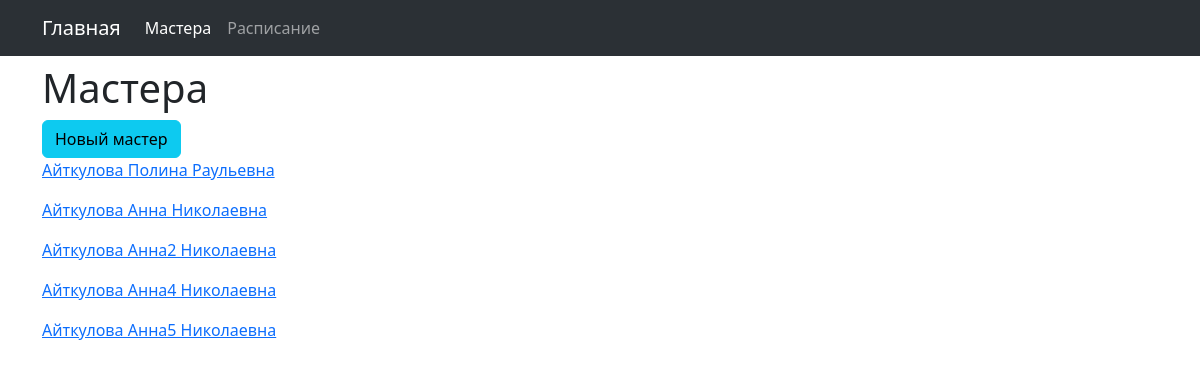
/employee/, run on the app's committed database.
### data/employee.py (models this page shows)
class Employee(SqlAlchemyBase):
    __tablename__ = 'employee'
    id = sqlalchemy.Column(sqlalchemy.Integer, primary_key=True, autoincrement=True)
    name = sqlalchemy.Column(sqlalchemy.String(20))
    surname = sqlalchemy.Column(sqlalchemy.String(30))
    middle_name = sqlalchemy.Column(sqlalchemy.String(30))
    def __str__(self):
        return f"{self.surname} {self.name} {self.middle_name}"

### employee/blueprint.py (the view)
@employee.route('/')
def index():
    db_sess = db_session.create_session()
    employees = db_sess.query(Employee).all()
    return render_template('employee/index.html', obj=employees)

### data/db_session.py (called while the page is built)
def create_session() -> Session:
    global __factory
    return __factory()

### employee/templates/employee/index.html (shortened to what this page needs)
{% extends "base.html" %}
{% block content_title %}
<h1>Мастера</h1>
{% endblock %}
{% block content %}
<div class="col-md-6">
    <a class="btn btn-info" href="{{url_for('employee.create')}}">Новый мастер</a>
        {% for item in obj %}
            <div class="form-group">
                <p>
                   <a href="#">{{item}}</a>
                </p>
            </div>
        {% endfor %}
</div>
{% endblock %}

### templates/base.html (shortened to what this page needs)
<!doctype html>
<html lang="en">
<head>
    <link href="https://cdn.jsdelivr.net/npm/bootstrap@5.3.0-alpha3/dist/css/bootstrap.min.css" rel="stylesheet"
>
</head>
<body>
<nav class="navbar navbar-expand-lg bg-body-tertiary" data-bs-theme="dark">
    <div class="container-md">
        <a class="navbar-brand" href="{{url_for('index')}}">Главная</a>
        <div class="collapse navbar-collapse" id="navbarNav">
            <ul class="navbar-nav">
                <li class="nav-item">
                    <a class="nav-link active" aria-current="page" href="{{url_for('employee.index')}}">Мастера</a>
                </li>
                <li class="nav-item">
                    <a class="nav-link" href="#">Расписание</a>
                </li>
            </ul>
        </div>
    </div>
</nav>
    <div class="container-md">
        <h1>
        {% block content_title %}
        {% endblock %}
        </h1>
        {% block content %}
        {% endblock %}
</body>
</html>

### data on the page
Employee: surname+name+middle_name "Айткулова Полина Раульевна"
Employee: surname+name+middle_name "Айткулова Анна Николаевна"
Employee: surname+name+middle_name "Айткулова Анна2 Николаевна"
Employee: surname+name+middle_name "Айткулова Анна4 Николаевна"
Employee: surname+name+middle_name "Айткулова Анна5 Николаевна"
